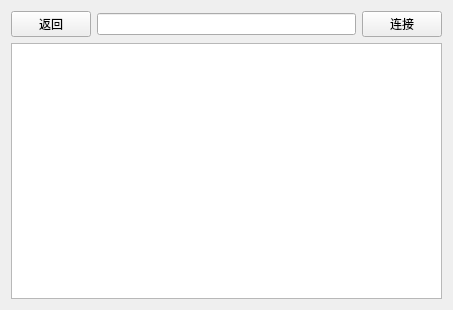
<?xml version="1.0" encoding="UTF-8"?>
<ui version="4.0">
 <class>Mqttwidget</class>
 <widget class="QWidget" name="Mqttwidget">
  <property name="geometry">
   <rect>
    <x>0</x>
    <y>0</y>
    <width>453</width>
    <height>310</height>
   </rect>
  </property>
  <property name="windowTitle">
   <string>Form</string>
  </property>
  <layout class="QGridLayout" name="gridLayout">
   <item row="0" column="0">
    <layout class="QVBoxLayout" name="verticalLayout">
     <item>
      <layout class="QHBoxLayout" name="horizontalLayout">
       <item>
        <widget class="QPushButton" name="pushButton_2">
         <property name="styleSheet">
          <string notr="true">font: 20pt &quot;Ubuntu&quot;;</string>
         </property>
         <property name="text">
          <string>返回</string>
         </property>
        </widget>
       </item>
       <item>
        <widget class="QLineEdit" name="lineEdit">
         <property name="styleSheet">
          <string notr="true">font: 20pt &quot;Ubuntu&quot;;</string>
         </property>
        </widget>
       </item>
       <item>
        <widget class="QPushButton" name="pushButton">
         <property name="styleSheet">
          <string notr="true">font: 20pt &quot;Ubuntu&quot;;</string>
         </property>
         <property name="text">
          <string>连接</string>
         </property>
        </widget>
       </item>
      </layout>
     </item>
     <item>
      <widget class="QTextEdit" name="textEdit">
       <property name="styleSheet">
        <string notr="true">font: 20pt &quot;Ubuntu&quot;;</string>
       </property>
      </widget>
     </item>
    </layout>
   </item>
  </layout>
 </widget>
 <resources/>
 <connections/>
</ui>
